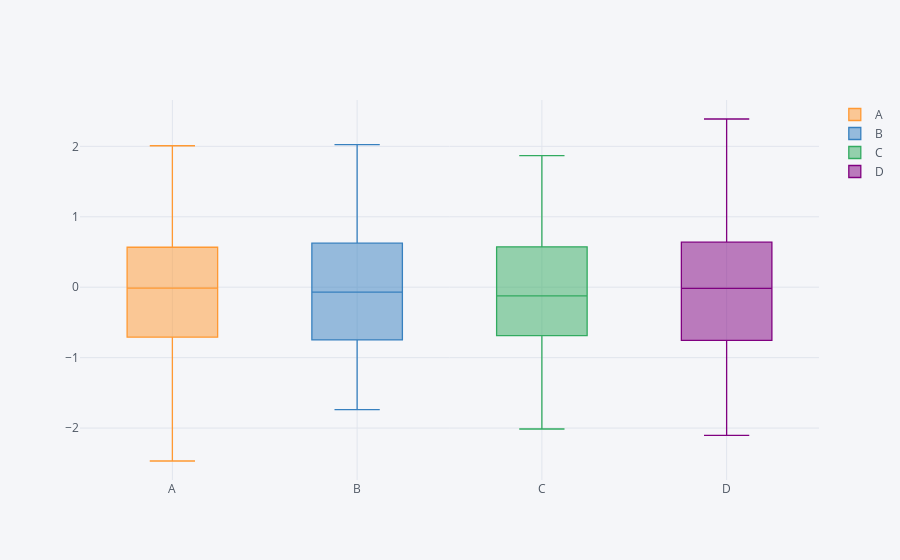

The code cell stored with this chart in its notebook:
### Code cell
df1.iplot(kind = 'box')
#can hide boxes by clicking on that category in the legend
